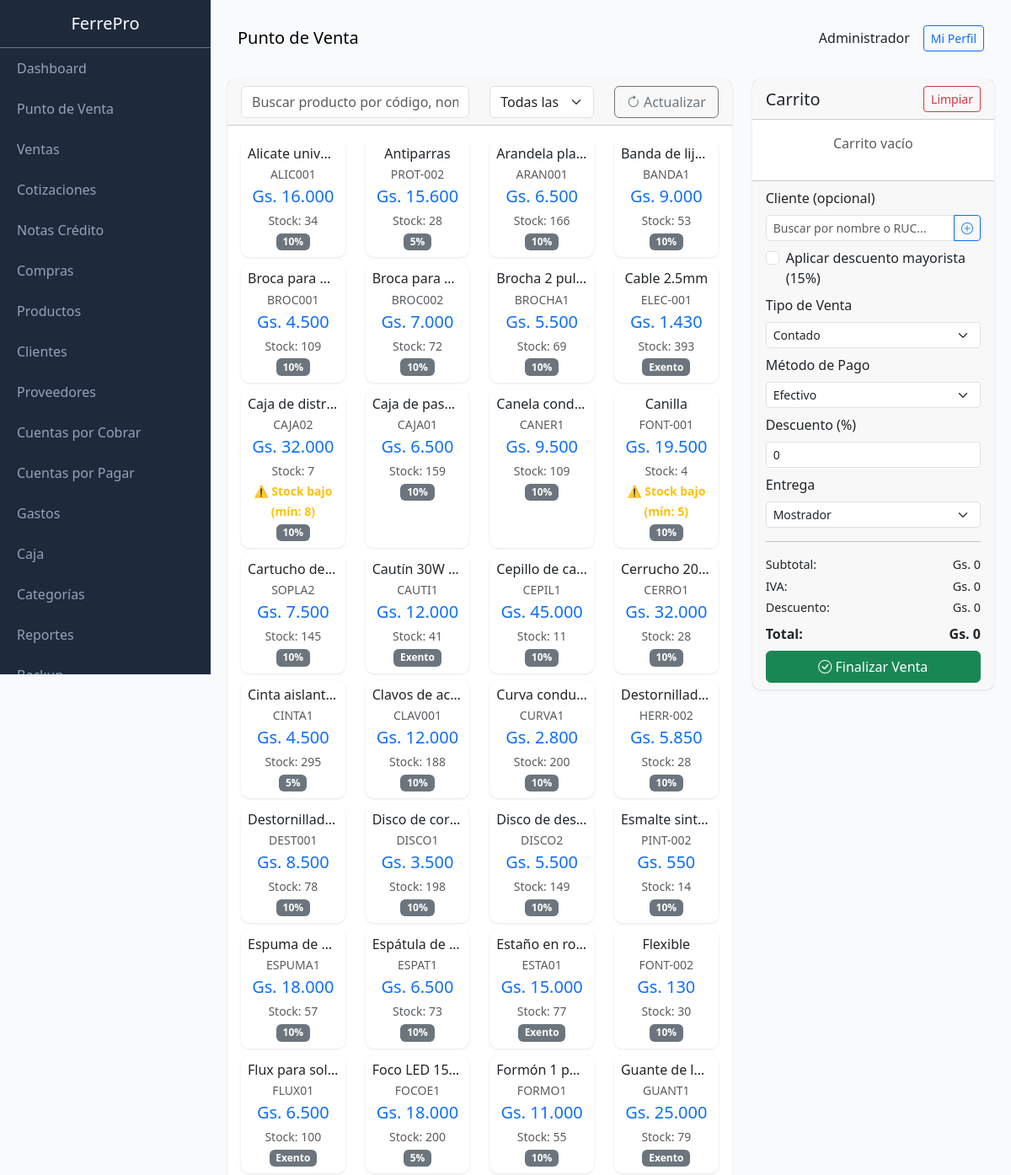
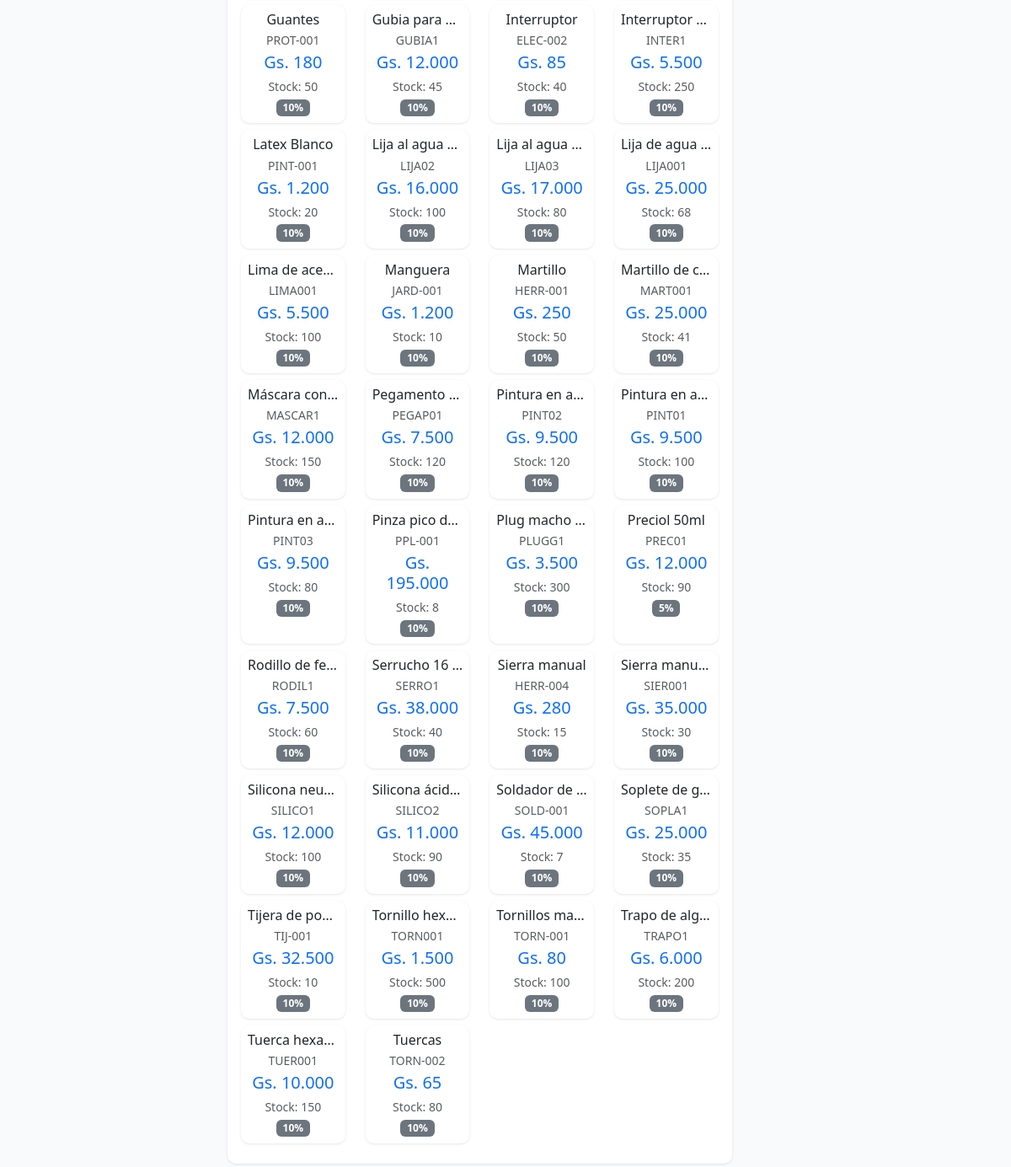
The app's page /public/index.php?page=pos (signed in), older data (2 pictures, top to bottom).
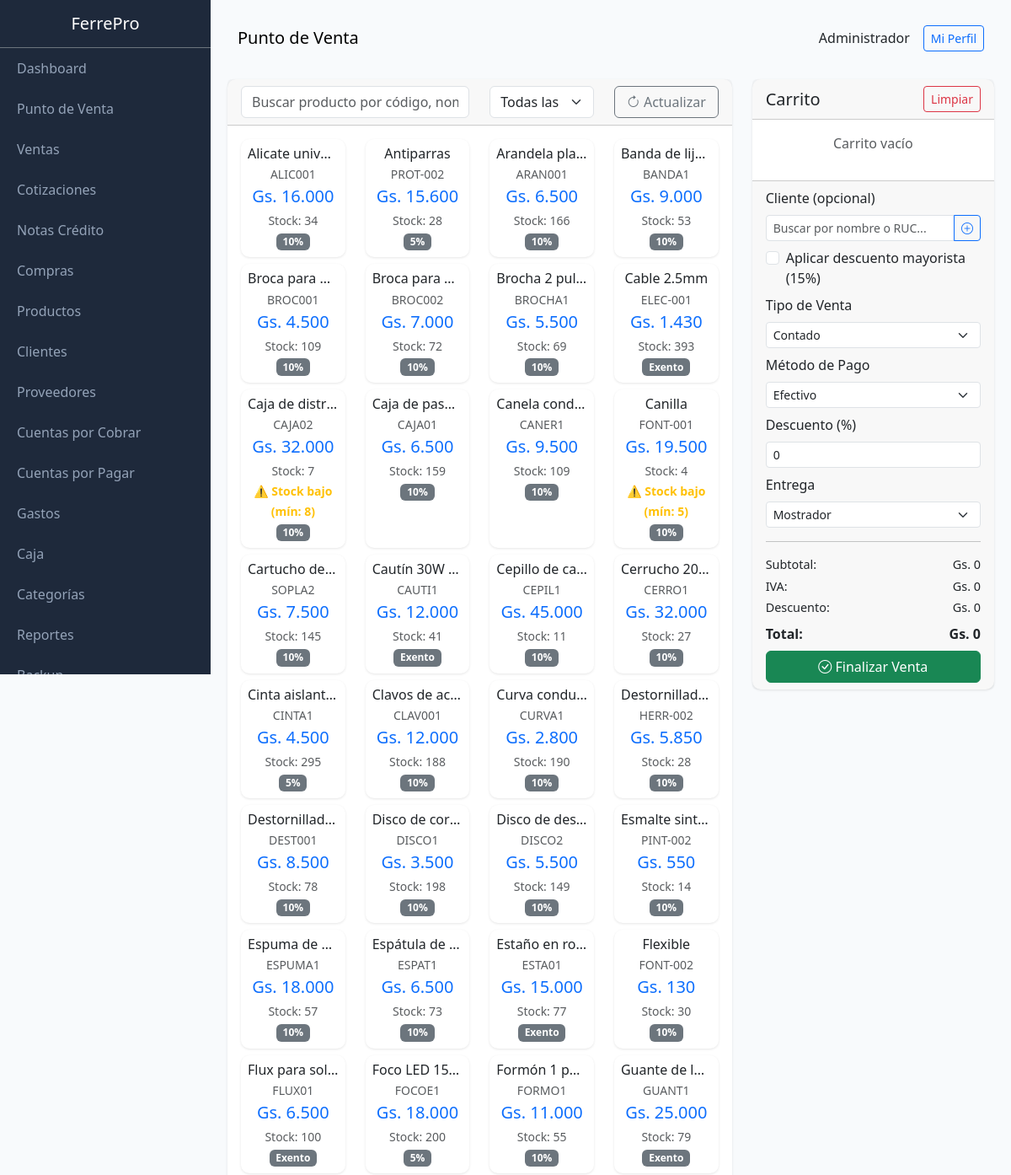
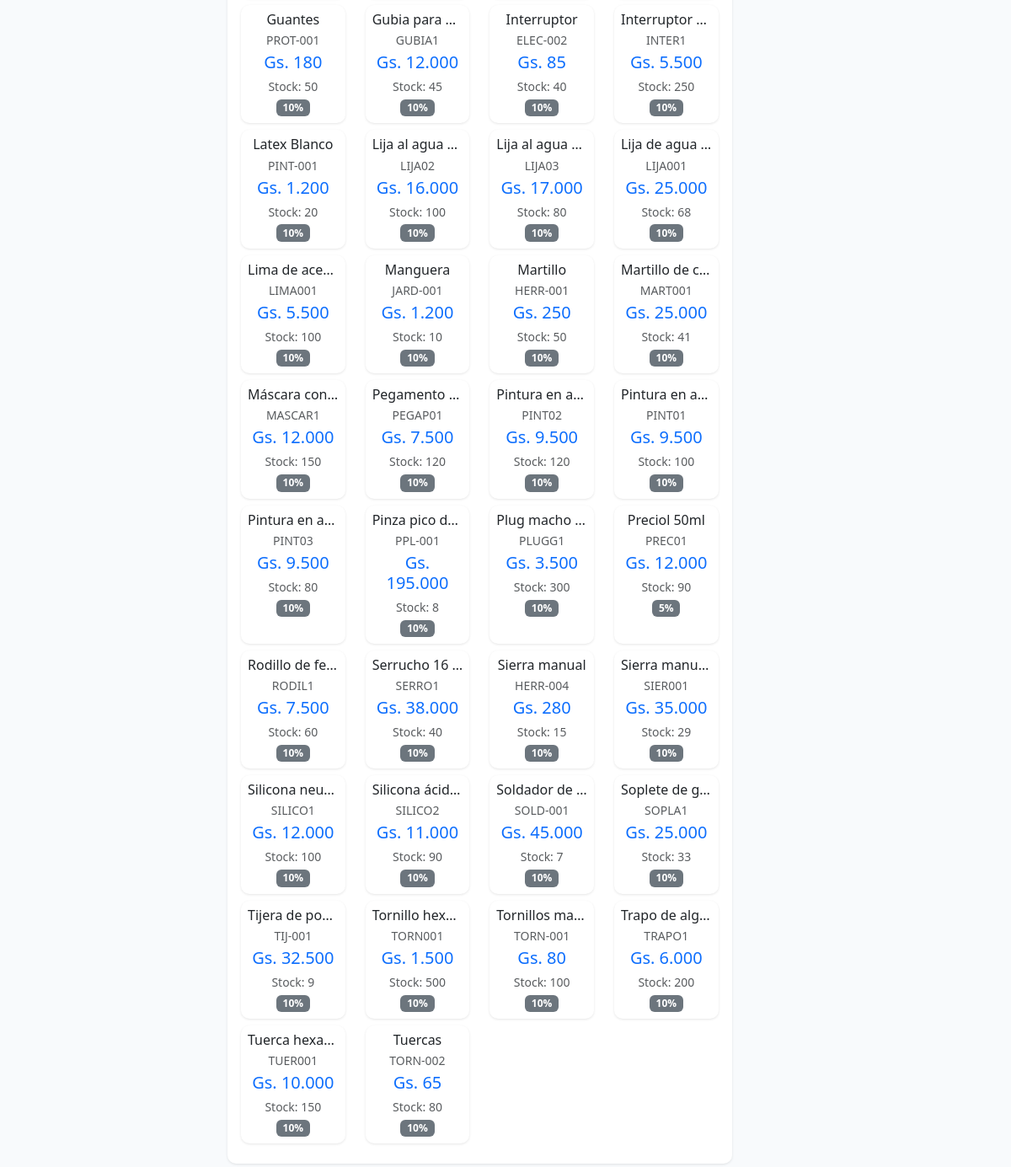
The same page, newer data (2 pictures, top to bottom).
### tables this page shows
CREATE TABLE products (
                id INTEGER PRIMARY KEY AUTOINCREMENT,
                code TEXT UNIQUE,
                barcode TEXT,
                name TEXT NOT NULL,
                description TEXT,
                category_id INTEGER,
                provider_id INTEGER,
                unit TEXT DEFAULT 'unidad',
                cost_price REAL DEFAULT 0,
                sale_price REAL DEFAULT 0,
                wholesale_price REAL DEFAULT 0,
                stock INTEGER DEFAULT 0,
                min_stock INTEGER DEFAULT 5,
                location TEXT,
                active INTEGER DEFAULT 1,
                created_at DATETIME DEFAULT CURRENT_TIMESTAMP, iva INTEGER DEFAULT 10,
                FOREIGN KEY (category_id) REFERENCES categories(id),
                FOREIGN KEY (provider_id) REFERENCES providers(id)
            );

### class/Database.php (called while the page is built, shortened)
<?php
class Database extends PDO {
    private static $instance = null;
    public static function getInstance() {
        if (self::$instance === null) {
            self::$instance = new self();
        }
        return self::$instance;
    }
}

### class/Format.php (called while the page is built, shortened)
<?php
class Format {
    public static function money($amount) {
        $amount = floatval($amount);
        return 'Gs. ' . number_format($amount, 0, ',', '.');
    }
}

### views/pos/index.php (the view, shortened to what the changed rows need)
<?php
$categories = db()->query("SELECT * FROM categories WHERE active = 1 ORDER BY name")->fetchAll(PDO::FETCH_ASSOC);
$clients = db()->query("SELECT * FROM clients WHERE active = 1 ORDER BY name")->fetchAll(PDO::FETCH_ASSOC);
$products = db()->query("SELECT p.*, c.name as category_name FROM products p LEFT JOIN categories c ON p.category_id = c.id WHERE p.active = 1 AND p.stock > 0 ORDER BY p.name")->fetchAll(PDO::FETCH_ASSOC);
$content = '
<div class="row">
    <div class="col-md-8">
        <div class="card mb-3">
            <div class="card-header">
                <div class="row">
                    <div class="col-md-6">
                        <input type="text" id="searchProduct" class="form-control" placeholder="Buscar producto por código, nombre o barcode..." autocomplete="off">
                        <div id="searchResults" class="list-group position-absolute" style="z-index: 1000; max-height: 300px; overflow-y: auto; display: none; width: 100%; top: 38px;"></div>
                    </div>
                    <div class="col-md-3">
                        <select id="filterCategory" class="form-select">
                            <option value="">Todas las categorías</option>
                            ' . implode('', array_map(fn($c) => "<option value=\"{$c['id']}\">{$c['name']}</option>", $categories)) . '
                        </select>
                    </div>
                    <div class="col-md-3">
                        <button type="button" class="btn btn-outline-secondary w-100" id="btnActualizar">
                            <i class="bi bi-arrow-clockwise"></i> Actualizar
                        </button>
                    </div>
                </div>
            </div>
            <div class="card-body">
                <div id="productsGrid" class="row">';
foreach ($products as $p) {
    $stock_warning = $p['stock'] <= $p['min_stock'] ? 'border-warning border-2' : '';
    $iva_label = $p['iva'] == 0 ? 'Exento' : $p['iva'] . '%';
    $content .= '<div class="col-md-3 col-6 mb-2 product-card" data-category="' . ($p['category_id'] ?? '') . '" data-min-stock="' . $p['min_stock'] . '">
        <div class="card h-100 product-item ' . $stock_warning . '" style="cursor: pointer;" data-id="' . $p['id'] . '" data-name="' . htmlspecialchars($p['name']) . '" data-price="' . $p['sale_price'] . '" data-wholesale-price="' . ($p['wholesale_price'] ?? $p['sale_price']) . '" data-stock="' . $p['stock'] . '" data-min-stock="' . $p['min_stock'] . '" data-code="' . htmlspecialchars($p['code']) . '" data-iva="' . $p['iva'] . '">
            <div class="card-body text-center p-2">
                <h6 class="mb-1 text-truncate">' . htmlspecialchars($p['name']) . '</h6>
                <p class="text-muted small mb-1">' . $p['code'] . '</p>
                <h5 class="text-primary mb-1">' . Format::money($p['sale_price']) . '</h5>
                <small class="text-muted">Stock: ' . $p['stock'] . '</small>';
    if ($p['stock'] <= $p['min_stock']) {
        $content .= '<br><small class="text-warning fw-bold">⚠️ Stock bajo (mín: ' . $p['min_stock'] . ')</small>';
    }
    $content .= '<br><small class="badge bg-secondary">' . $iva_label . '</small>';
    $content .= '</div>
        </div>
    </div>';
}
$content .= '</div>
            </div>
        </div>
    </div>
                         ' . implode('', array_map(fn($c) => "{$c['']}{$c['']}{$c['']}{$c['']}{$c['']}{$c['']} {$c['']} " . ($c[''] > 0 ? " " . Format::money($c['']) . "" : "") . "</option>", $clients)) . '
</div>
';

Row changes from the older to the newer data that the page shows:
changed products "CERRO1": stock "28" → "27"
changed products "Gs. 2.800": stock "200" → "190"
changed products "Gs. 35.000": stock "30" → "29"
changed products "SOPLA1": stock "35" → "33"
changed products "Gs. 32.500": stock "10" → "9"
